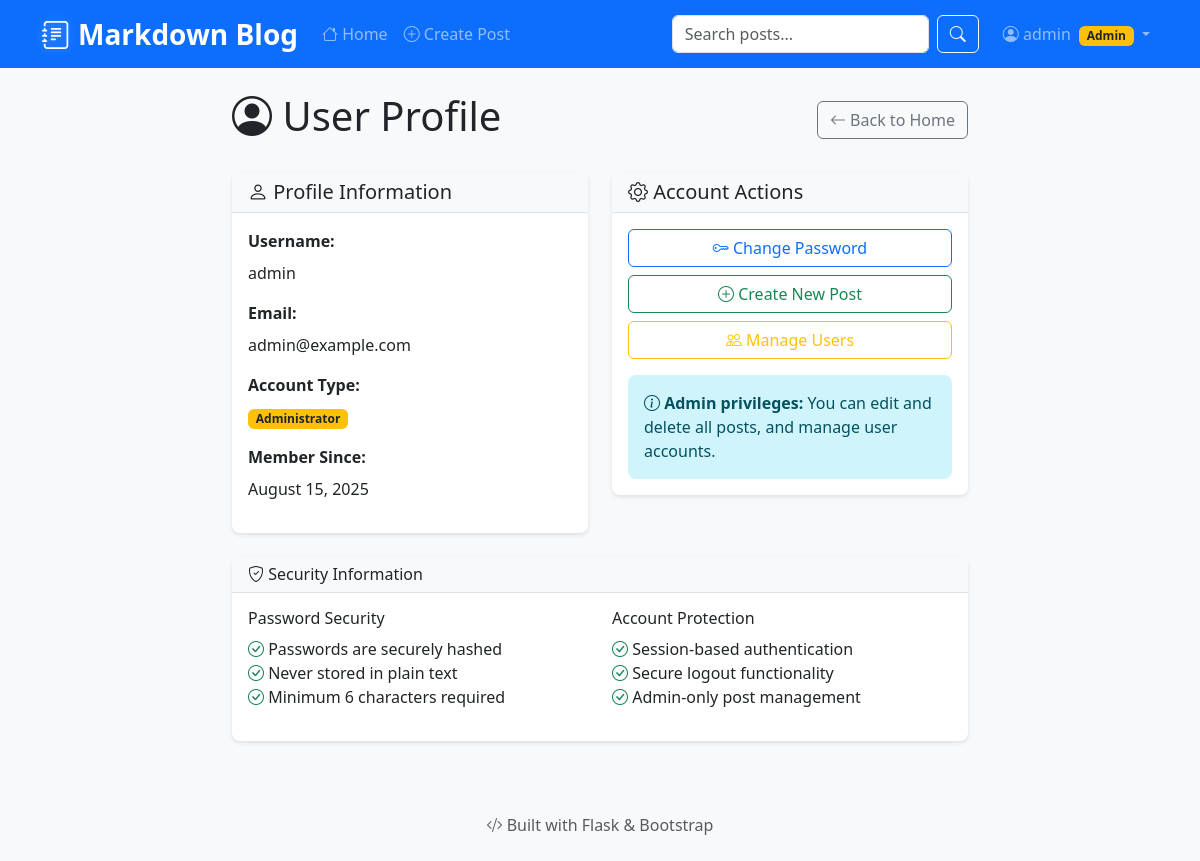
The app's page /profile (signed in) with its own data.
### app.py (models this page shows, shortened)
class User(db.Model):
    id = db.Column(db.Integer, primary_key=True)
    username = db.Column(db.String(80), unique=True, nullable=False)
    email = db.Column(db.String(120), unique=True, nullable=False)
    password_hash = db.Column(db.String(120), nullable=False)
    is_admin = db.Column(db.Boolean, default=False)
    created_at = db.Column(db.DateTime, default=db.func.current_timestamp())

### app.py (the view)
@app.route('/profile')
def profile():
    if not session.get('user_id'):
        flash('Please log in to view your profile', 'error')
        return redirect(url_for('login'))
    user = User.query.get(session['user_id'])
    return render_template('profile.html', user=user)

### templates/profile.html (shortened to what this page needs)
{% extends "base.html" %}
{% block content %}
<div class="row justify-content-center">
    <div class="col-md-8">
        <div class="d-flex justify-content-between align-items-center mb-4">
            <h1>
                <i class="bi bi-person-circle"></i> User Profile
            </h1>
            <a href="{{ url_for('index') }}" class="btn btn-outline-secondary">
                <i class="bi bi-arrow-left"></i> Back to Home
            </a>
        </div>
        <div class="row">
            <div class="col-md-6 mb-4">
                <div class="card">
                    <div class="card-header">
                        <h5 class="mb-0">
                            <i class="bi bi-person"></i> Profile Information
                        </h5>
                    </div>
                    <div class="card-body">
                        <div class="mb-3">
                            <label class="form-label fw-bold">Username:</label>
                            <p class="mb-0">{{ user.username }}</p>
                        </div>
                        <div class="mb-3">
                            <label class="form-label fw-bold">Email:</label>
                            <p class="mb-0">{{ user.email }}</p>
                        </div>
                        <div class="mb-3">
                            <label class="form-label fw-bold">Account Type:</label>
                            <p class="mb-0">
                                {% if user.is_admin %}
                                <span class="badge bg-warning text-dark">Administrator</span>
                                {% else %}
                                <span class="badge bg-secondary">Regular User</span>
                                {% endif %}
                            </p>
                        </div>
                        <div class="mb-3">
                            <label class="form-label fw-bold">Member Since:</label>
                            <p class="mb-0">{{ user.created_at.strftime('%B %d, %Y') }}</p>
                        </div>
                    </div>
                </div>
            </div>
            <div class="col-md-6 mb-4">
                <div class="card">
                    <div class="card-header">
                        <h5 class="mb-0">
                            <i class="bi bi-gear"></i> Account Actions
                        </h5>
                    </div>
                    <div class="card-body">
                        <div class="d-grid gap-2">
                            <a href="{{ url_for('change_password') }}" class="btn btn-outline-primary">
                                <i class="bi bi-key"></i> Change Password
                            </a>
                            <a href="{{ url_for('create_post') }}" class="btn btn-outline-success">
                                <i class="bi bi-plus-circle"></i> Create New Post
                            </a>
                            {% if user.is_admin %}
                            <a href="{{ url_for('admin_users') }}" class="btn btn-outline-warning">
                                <i class="bi bi-people"></i> Manage Users
                            </a>
                            {% endif %}
                        </div>
                        {% if user.is_admin %}
                        <div class="alert alert-info mt-3 mb-0">
                            <i class="bi bi-info-circle"></i>
                            <strong>Admin privileges:</strong> You can edit and delete all posts, and manage user accounts.
                        </div>
                        {% else %}
                        <div class="alert alert-info mt-3 mb-0">
                            <i class="bi bi-info-circle"></i>
                            <strong>Regular user:</strong> You can create posts and view all content.
                        </div>
                        {% endif %}
                    </div>
                </div>
            </div>
        </div>
        <div class="card">
            <div class="card-header bg-light">
                <h6 class="mb-0">
                    <i class="bi bi-shield-check"></i> Security Information
                </h6>
            </div>
            <div class="card-body">
                <div class="row">
                    <div class="col-md-6">
                        <h6>Password Security</h6>
                        <ul class="list-unstyled">
                            <li><i class="bi bi-check-circle text-success"></i> Passwords are securely hashed</li>
                            <li><i class="bi bi-check-circle text-success"></i> Never stored in plain text</li>
                            <li><i class="bi bi-check-circle text-success"></i> Minimum 6 characters required</li>
                        </ul>
                    </div>
                    <div class="col-md-6">
                        <h6>Account Protection</h6>
                        <ul class="list-unstyled">
                            <li><i class="bi bi-check-circle text-success"></i> Session-based authentication</li>
                            <li><i class="bi bi-check-circle text-success"></i> Secure logout functionality</li>
                            <li><i class="bi bi-check-circle text-success"></i> Admin-only post management</li>
                        </ul>
                    </div>
                </div>
            </div>
        </div>
    </div>
</div>
{% endblock %}

### templates/base.html (shortened to what this page needs)
<!DOCTYPE html>
<html lang="en">
<head>
    <link href="https://cdn.jsdelivr.net/npm/bootstrap@5.3.0/dist/css/bootstrap.min.css" rel="stylesheet">
    <link href="https://cdn.jsdelivr.net/npm/bootstrap-icons@1.10.0/font/bootstrap-icons.css" rel="stylesheet">
    <link href="{{ url_for('static', filename='style.css') }}" rel="stylesheet">
</head>
<body>
    <nav class="navbar navbar-expand-lg navbar-dark bg-primary">
        <div class="container">
            <a class="navbar-brand d-flex align-items-center fw-bold fs-3" href="{{ url_for('index') }}">
                <i class="bi bi-journal-text me-2"></i>
                <span>Markdown Blog</span>
            </a>
            <div class="collapse navbar-collapse" id="navbarNav">
                <ul class="navbar-nav me-auto">
                    <li class="nav-item">
                        <a class="nav-link" href="{{ url_for('index') }}">
                            <i class="bi bi-house"></i> Home
                        </a>
                    </li>
                    {% if session.user_id %}
                    <li class="nav-item">
                        <a class="nav-link" href="{{ url_for('create_post') }}">
                            <i class="bi bi-plus-circle"></i> Create Post
                        </a>
                    </li>
                    {% endif %}
                </ul>
                <form class="d-flex me-3" action="{{ url_for('search') }}" method="GET">
                    <input class="form-control me-2" type="search" name="q" placeholder="Search posts..."
                           value="{{ request.args.get('q', '') }}" aria-label="Search">
                    <button class="btn btn-outline-light" type="submit">
                        <i class="bi bi-search"></i>
                    </button>
                </form>
                <ul class="navbar-nav">
                    {% if session.user_id %}
                    <li class="nav-item dropdown">
                        <a class="nav-link dropdown-toggle" href="#" role="button" data-bs-toggle="dropdown">
                            <i class="bi bi-person-circle"></i> {{ session.username }}
                            {% if session.is_admin %}
                            <span class="badge bg-warning text-dark ms-1">Admin</span>
                            {% endif %}
                        </a>
                    </li>
                    {% endif %}
                </ul>
            </div>
        </div>
    </nav>
    <main class="container my-4">
        {% block content %}{% endblock %}
    </main>
    <footer class="bg-light py-4 mt-5">
        <div class="container text-center">
            <p class="text-muted mb-0">
                <i class="bi bi-code-slash"></i> Built with Flask & Bootstrap
            </p>
        </div>
    </footer>
</body>
</html>

### static/style.css (style rules this page uses)
body { background-color: #f8f9fa; }
.navbar-brand { font-weight: bold; }
.card { border: none; box-shadow: 0 2px 4px rgba(0,0,0,0.1); border-radius: 8px; }
.card-header { background-color: #f8f9fa; border-bottom: 1px solid #dee2e6; border-radius: 8px 8px 0 0 !important; }
.btn { border-radius: 6px; }
.navbar-brand { transition: all 0.3s ease; position: relative; }
.navbar-brand::after { content: ''; position: absolute; bottom: -2px; left: 0; width: 0; height: 2px; background: linear-gradient(90deg, #fff, #f8f9fa); transition: width 0.3s ease; }
.navbar-brand i { transition: all 0.3s ease; filter: drop-shadow(0 0 5px rgba(255, 255, 255, 0.3)); }
.alert { border-radius: 8px; border: none; }

### records on screen
User: username "admin", email "admin@example.com", created_at "August 15, 2025"
